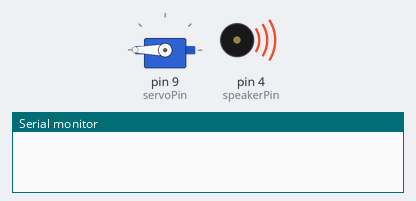
Simulated run of this sketch. Board: Arduino Nano, built with avr-gcc and run on an emulated ATmega328P. Parts: servo, buzzer (waves = sounding), the last lines printed to the serial monitor.

Above: at 0.1 s.
At 1.1 s:
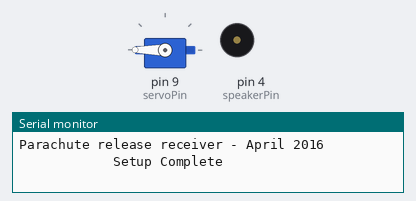
Timing chart, 0 to 2.6 s (numbered marks = the images above):
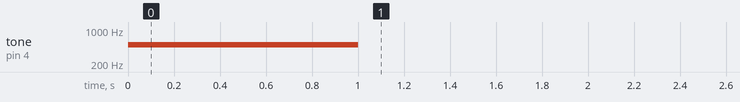

The sketch:

ParachuteRX.ino
```cpp
// T robb
// for the arduino nano
#include <Servo.h>

#define servoPin 9
#define speakerPin 4
#define ledHeartbeatPin 5
#define ledActivationPin 6
#define buttonPin 7


Servo myservo;  // create servo object to control a servo

int openPos = 0;    // variable to store the servo position
int closePos = 180;    // variable to store the servo position

String commandString = ""; //somewhere to put the command received

// these are the valid command strings we should recieve

String OPEN = "open";

String HEARTBEAT = "+";


void setup() {
  Serial.begin(4800);

//Setup the pins

  pinMode(servoPin, OUTPUT);
  pinMode(speakerPin, OUTPUT);

  myservo.attach(servoPin);  // attaches the servo on pin 9 to the servo object
  myservo.write(closePos);     // tell servo to go to position in variable 'pos'

//Lets beep on successful BOOT

  tone(speakerPin, 500);
  delay(1000);
  noTone(speakerPin);

//all done
  Serial.println("Parachute release receiver - April 2016");
  Serial.println("");
  Serial.println("            Setup Complete");

}

void loop() {

  //send a heartbeat
delay(10);
Serial.println(HEARTBEAT);  //send heartbeat
//Serial.println("Heartbeat sent");
//Serial.print("Waiting for the OPEN command...Last message received was:  ");
//Serial.println(commandString);
checkSerial();
delay(300);
}

void checkSerial(void){

  String content = "";
  char character;

  while(Serial.available()) {
      character = Serial.read();
      content.concat(character);

    if (content != "") {

  //begin your command choices here
    commandString = content; //copy the serial string into serialString

   if (commandString == OPEN)
        {
          myservo.write(openPos);              // tell servo to go to position in variable 'pos'
          Serial.println("Opening Servo");
          tone(speakerPin, 1500, 1000);
          commandString == "";
          delay(500);
        }
   if (commandString == HEARTBEAT)
        {
          //Serial.println("Connected");
          tone(speakerPin, 50);
          analogWrite(ledHeartbeatPin, 255);
          commandString = "";
          delay(100);
        }
      }
    }

}
```
